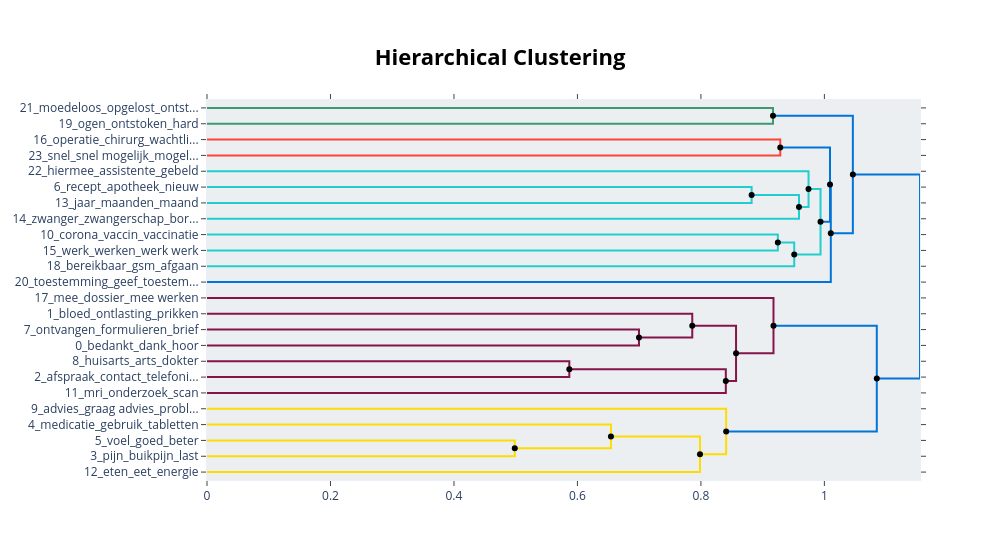

Notebook code cell kept with this figure:
### Markdown cell above
### 4.2 Merging topics with hierarchy

### Code cell
hierarchical_topics = topic_model.hierarchical_topics(sentences)
topic_model.visualize_hierarchy(hierarchical_topics=hierarchical_topics)

### Figure 1 — Plotly figure (JSON) as saved in the notebook; plotly's stock layout.template omitted (floating-point values rounded to 4 significant figures)
{"data": [{"hoverinfo": "text", "marker": {"color": "rgb(61,153,112)"}, "mode": "lines", "text": ["moedeloos_opgelost_ontstaat_verdwenen_loopt", "", "", "ogen_ontstoken_hard_zelden_moe"], "type": "scatter", "x": [0, 0.9167, 0.9167, 0], "xaxis": "x", "y": [-5, -5, -15, -15], "yaxis": "y"}, {"hoverinfo": "text", "marker": {"color": "rgb(255,65,54)"}, "mode": "lines", "text": ["operatie_chirurg_wachtlijst_plaatsvinden_gepland", "", "", "snel_snel mogelijk_mogelijk_gestopt_graag snel"], "type": "scatter", "x": [0, 0.9285, 0.9285, 0], "xaxis": "x", "y": [-25, -25, -35, -35], "yaxis": "y"}, {"hoverinfo": "text", "marker": {"color": "rgb(35,205,205)"}, "mode": "lines", "text": ["recept_apotheek_nieuw_nieuw recept_sturen", "", "", "jaar_maanden_maand_vorig jaar_vorig"], "type": "scatter", "x": [0, 0.8821, 0.8821, 0], "xaxis": "x", "y": [-55, -55, -65, -65], "yaxis": "y"}, {"hoverinfo": "text", "marker": {"color": "rgb(35,205,205)"}, "mode": "lines", "text": ["recept_apotheek_nieuw_nieuw recept_sturen", "", "", "zwanger_zwangerschap_borstvoeding_baby_weet"], "type": "scatter", "x": [0.8821, 0.9589, 0.9589, 0], "xaxis": "x", "y": [-60, -60, -75, -75], "yaxis": "y"}, {"hoverinfo": "text", "marker": {"color": "rgb(35,205,205)"}, "mode": "lines", "text": ["hiermee_assistente_gebeld_huisarts gebeld_huisarts", "", "", "recept_apotheek_nieuw_nieuw recept_sturen"], "type": "scatter", "x": [0, 0.9743, 0.9743, 0.9589], "xaxis": "x", "y": [-45, -45, -67.5, -67.5], "yaxis": "y"}, {"hoverinfo": "text", "marker": {"color": "rgb(35,205,205)"}, "mode": "lines", "text": ["corona_vaccin_vaccinatie_oproep_getest", "", "", "werk_werken_werk werk_ivm werk_gesloten"], "type": "scatter", "x": [0, 0.9246, 0.9246, 0], "xaxis": "x", "y": [-85, -85, -95, -95], "yaxis": "y"}, {"hoverinfo": "text", "marker": {"color": "rgb(35,205,205)"}, "mode": "lines", "text": ["corona_vaccin_vaccinatie_werk_oproep", "", "", "bereikbaar_gsm_afgaan_hyrimoz_eigenrisico"], "type": "scatter", "x": [0.9246, 0.9512, 0.9512, 0], "xaxis": "x", "y": [-90, -90, -105, -105], "yaxis": "y"}, {"hoverinfo": "text", "marker": {"color": "rgb(35,205,205)"}, "mode": "lines", "text": ["recept_apotheek_nieuw_nieuw recept_sturen", "", "", "corona_vaccin_vaccinatie_werk_oproep"], "type": "scatter", "x": [0.9743, 0.9937, 0.9937, 0.9512], "xaxis": "x", "y": [-56.25, -56.25, -97.5, -97.5], "yaxis": "y"}, {"hoverinfo": "text", "marker": {"color": "rgb(0,116,217)"}, "mode": "lines", "text": ["operatie_snel_snel mogelijk_mogelijk_chirurg", "", "", "recept_apotheek_nieuw_nieuw recept_sturen"], "type": "scatter", "x": [0.9285, 1.009, 1.009, 0.9937], "xaxis": "x", "y": [-30, -30, -76.88, -76.88], "yaxis": "y"}, {"hoverinfo": "text", "marker": {"color": "rgb(0,116,217)"}, "mode": "lines", "text": ["recept_apotheek_nieuw_nieuw recept_sturen", "", "", "toestemming_geef_toestemmingsformulier_geef toestemming_erbij"], "type": "scatter", "x": [1.009, 1.01, 1.01, 0], "xaxis": "x", "y": [-53.44, -53.44, -115, -115], "yaxis": "y"}, {"hoverinfo": "text", "marker": {"color": "rgb(0,116,217)"}, "mode": "lines", "text": ["moedeloos_ogen_slijmvlies_ontstoken_ontlasting", "", "", "recept_apotheek_nieuw_nieuw recept_sturen"], "type": "scatter", "x": [0.9167, 1.046, 1.046, 1.01], "xaxis": "x", "y": [-10, -10, -84.22, -84.22], "yaxis": "y"}, {"hoverinfo": "text", "marker": {"color": "rgb(133,20,75)"}, "mode": "lines", "text": ["ontvangen_formulieren_brief_formulier_mail", "", "", "bedankt_dank_hoor_reactie_graag"], "type": "scatter", "x": [0, 0.6997, 0.6997, 0], "xaxis": "x", "y": [-145, -145, -155, -155], "yaxis": "y"}, {"hoverinfo": "text", "marker": {"color": "rgb(133,20,75)"}, "mode": "lines", "text": ["bloed_ontlasting_prikken_bloed laten_laten", "", "", "bedankt_dank_hoor_reactie_graag"], "type": "scatter", "x": [0, 0.786, 0.786, 0.6997], "xaxis": "x", "y": [-135, -135, -150, -150], "yaxis": "y"}, {"hoverinfo": "text", "marker": {"color": "rgb(133,20,75)"}, "mode": "lines", "text": ["huisarts_arts_dokter_dermatoloog_ziekenhuis", "", "", "afspraak_contact_telefonisch_vandaag_morgen"], "type": "scatter", "x": [0, 0.5869, 0.5869, 0], "xaxis": "x", "y": [-165, -165, -175, -175], "yaxis": "y"}, {"hoverinfo": "text", "marker": {"color": "rgb(133,20,75)"}, "mode": "lines", "text": ["afspraak_contact_huisarts_telefonisch_vandaag", "", "", "mri_onderzoek_scan_mri scan_uitslag mri"], "type": "scatter", "x": [0.5869, 0.8403, 0.8403, 0], "xaxis": "x", "y": [-170, -170, -185, -185], "yaxis": "y"}, {"hoverinfo": "text", "marker": {"color": "rgb(133,20,75)"}, "mode": "lines", "text": ["bloed_ontlasting_bedankt_prikken_graag", "", "", "afspraak_contact_huisarts_telefonisch_vandaag"], "type": "scatter", "x": [0.786, 0.8569, 0.8569, 0.8403], "xaxis": "x", "y": [-142.5, -142.5, -177.5, -177.5], "yaxis": "y"}, {"hoverinfo": "text", "marker": {"color": "rgb(133,20,75)"}, "mode": "lines", "text": ["mee_dossier_mee werken_bewust_onderzoeken", "", "", "bloed_afspraak_ontlasting_graag_bedankt"], "type": "scatter", "x": [0, 0.9176, 0.9176, 0.8569], "xaxis": "x", "y": [-125, -125, -160, -160], "yaxis": "y"}, {"hoverinfo": "text", "marker": {"color": "rgb(255,220,0)"}, "mode": "lines", "text": ["voel_goed_beter_gaat_vorige", "", "", "pijn_buikpijn_last_klachten_toilet"], "type": "scatter", "x": [0, 0.4985, 0.4985, 0], "xaxis": "x", "y": [-215, -215, -225, -225], "yaxis": "y"}, {"hoverinfo": "text", "marker": {"color": "rgb(255,220,0)"}, "mode": "lines", "text": ["medicatie_gebruik_tabletten_humira_antibiotica", "", "", "pijn_last_voel_klachten_buikpijn"], "type": "scatter", "x": [0, 0.6543, 0.6543, 0.4985], "xaxis": "x", "y": [-205, -205, -220, -220], "yaxis": "y"}, {"hoverinfo": "text", "marker": {"color": "rgb(255,220,0)"}, "mode": "lines", "text": ["pijn_last_klachten_medicatie_goed", "", "", "eten_eet_energie_gewicht_drinken"], "type": "scatter", "x": [0.6543, 0.7985, 0.7985, 0], "xaxis": "x", "y": [-212.5, -212.5, -235, -235], "yaxis": "y"}, {"hoverinfo": "text", "marker": {"color": "rgb(255,220,0)"}, "mode": "lines", "text": ["advies_graag advies_probleem_zorgen_zitten", "", "", "pijn_last_klachten_goed_voel"], "type": "scatter", "x": [0, 0.8409, 0.8409, 0.7985], "xaxis": "x", "y": [-195, -195, -223.8, -223.8], "yaxis": "y"}, {"hoverinfo": "text", "marker": {"color": "rgb(0,116,217)"}, "mode": "lines", "text": ["bloed_afspraak_ontlasting_graag_bedankt", "", "", "pijn_last_klachten_goed_gaat"], "type": "scatter", "x": [0.9176, 1.085, 1.085, 0.8409], "xaxis": "x", "y": [-142.5, -142.5, -209.4, -209.4], "yaxis": "y"}, {"hoverinfo": "text", "marker": {"color": "rgb(0,116,217)"}, "mode": "lines", "text": ["recept_apotheek_nieuw_nieuw recept_sturen", "", "", "ontlasting_bloed_afspraak_graag_goed"], "type": "scatter", "x": [1.046, 1.155, 1.155, 1.085], "xaxis": "x", "y": [-47.11, -47.11, -175.9, -175.9], "yaxis": "y"}, {"hoverinfo": "text", "hovertext": ["recept_apotheek_nieuw_nieuw recept_sturen", "corona_vaccin_vaccinatie_werk_oproep", "recept_apotheek_nieuw_nieuw recept_sturen", "operatie_snel_snel mogelijk_mogelijk_chirurg", "recept_apotheek_nieuw_nieuw recept_sturen", "moedeloos_ogen_slijmvlies_ontstoken_ontlasting", "afspraak_contact_huisarts_telefonisch_vandaag", "bloed_ontlasting_bedankt_prikken_graag", "pijn_last_klachten_medicatie_goed", "bloed_afspraak_ontlasting_graag_bedankt", "recept_apotheek_nieuw_nieuw recept_sturen"], "marker": {"color": "black"}, "mode": "markers", "showlegend": false, "type": "scatter", "x": [0.8821, 0.9246, 0.9743, 0.9285, 1.009, 0.9167, 0.5869, 0.786, 0.6543, 0.9176, 1.046], "y": [-60, -90, -56.25, -30, -53.44, -10, -170, -142.5, -212.5, -142.5, -47.11]}, {"hoverinfo": "text", "hovertext": ["recept_apotheek_nieuw_nieuw recept_sturen", "corona_vaccin_vaccinatie_werk_oproep", "recept_apotheek_nieuw_nieuw recept_sturen", "recept_apotheek_nieuw_nieuw recept_sturen", "bedankt_dank_hoor_reactie_graag", "afspraak_contact_huisarts_telefonisch_vandaag", "bloed_afspraak_ontlasting_graag_bedankt", "pijn_last_voel_klachten_buikpijn", "pijn_last_klachten_goed_voel", "pijn_last_klachten_goed_gaat", "ontlasting_bloed_afspraak_graag_goed"], "marker": {"color": "black"}, "mode": "markers", "showlegend": false, "type": "scatter", "x": [0.9589, 0.9512, 0.9937, 1.01, 0.6997, 0.8403, 0.8569, 0.4985, 0.7985, 0.8409, 1.085], "y": [-67.5, -97.5, -76.88, -84.22, -150, -177.5, -160, -220, -223.8, -209.4, -175.9]}], "layout": {"autosize": false, "height": 560, "hoverlabel": {"bgcolor": "white", "font": {"family": "Rockwell", "size": 16}}, "hovermode": "closest", "plot_bgcolor": "#ECEFF1", "showlegend": false, "title": {"font": {"color": "Black", "size": 22}, "text": "<b>Hierarchical Clustering</b>", "x": 0.5, "xanchor": "center", "yanchor": "top"}, "width": 1000, "xaxis": {"mirror": "allticks", "rangemode": "tozero", "showgrid": false, "showline": true, "showticklabels": true, "ticks": "outside", "type": "linear", "zeroline": false}, "yaxis": {"mirror": "allticks", "range": [-240, 0], "rangemode": "tozero", "showgrid": false, "showline": true, "showticklabels": true, "tickmode": "array", "ticks": "outside", "ticktext": ["21_moedeloos_opgelost_ontst...", "19_ogen_ontstoken_hard", "16_operatie_chirurg_wachtli...", "23_snel_snel mogelijk_mogel...", "22_hiermee_assistente_gebeld", "6_recept_apotheek_nieuw", "13_jaar_maanden_maand", "14_zwanger_zwangerschap_bor...", "10_corona_vaccin_vaccinatie", "15_werk_werken_werk werk", "18_bereikbaar_gsm_afgaan", "20_toestemming_geef_toestem...", "17_mee_dossier_mee werken", "1_bloed_ontlasting_prikken", "7_ontvangen_formulieren_brief", "0_bedankt_dank_hoor", "8_huisarts_arts_dokter", "2_afspraak_contact_telefoni...", "11_mri_onderzoek_scan", "9_advies_graag advies_probl...", "4_medicatie_gebruik_tabletten", "5_voel_goed_beter", "3_pijn_buikpijn_last", "12_eten_eet_energie"], "tickvals": [-5, -15, -25, -35, -45, -55, -65, -75, -85, -95, -105, -115, -125, -135, -145, -155, -165, -175, -185, -195, -205, -215, -225, -235], "type": "linear", "zeroline": false}}}
